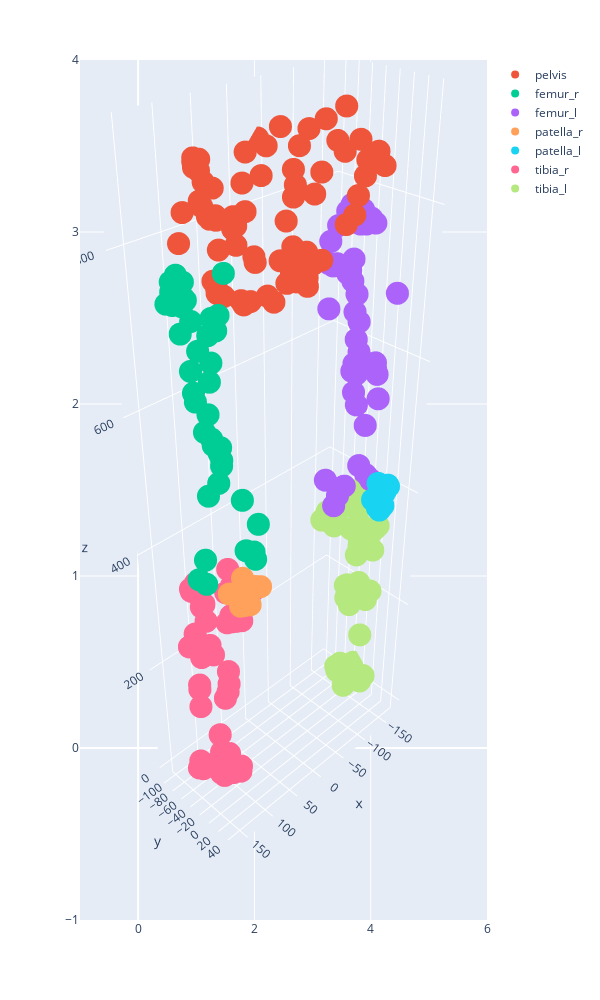

Here is the notebook cell this chart was saved with:
### Code cell
# Display the result in slicer
import plotly.express as px
import plotly.graph_objects as go
fig = px.scatter(width=600, height=1000)
fig.add_trace(go.Scatter3d(x = pelvis_result[:, 0],  y = pelvis_result[:,1], z=pelvis_result[:,2], mode = 'markers', name = 'pelvis'))
fig.add_trace(go.Scatter3d(x = femur_r_result[:, 0],  y = femur_r_result[:,1], z=femur_r_result[:,2], mode = 'markers', name = 'femur_r'))
fig.add_trace(go.Scatter3d(x = femur_l_result[:, 0],  y = femur_l_result[:,1], z=femur_l_result[:,2], mode = 'markers', name = 'femur_l'))
fig.add_trace(go.Scatter3d(x = patella_r_result[:, 0],  y = patella_r_result[:,1], z=patella_r_result[:,2], mode = 'markers', name = 'patella_r'))
fig.add_trace(go.Scatter3d(x = patella_l_result[:, 0],  y = patella_l_result[:,1], z=patella_l_result[:,2], mode = 'markers', name = 'patella_l'))
fig.add_trace(go.Scatter3d(x = tibia_r_result[:, 0],  y = tibia_r_result[:,1], z=tibia_r_result[:,2], mode = 'markers', name = 'tibia_r'))
fig.add_trace(go.Scatter3d(x = tibia_l_result[:, 0],  y = tibia_l_result[:,1], z=tibia_l_result[:,2], mode = 'markers', name = 'tibia_l'))
fig.update_scenes(aspectmode="data" )
camera = dict(
    up=dict(x=0, y=0, z=1),
    center=dict(x=0, y=0, z=0),
    eye=dict(x=2, y=2, z=2)
)
fig.update_layout(scene_camera=camera)
fig.show()
